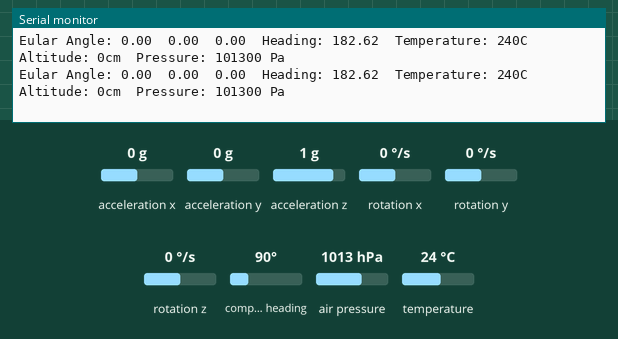
The sketch below on a simulated Arduino Uno, built with avr-gcc and run on an emulated ATmega328P. On the bench: the last lines printed to the serial monitor. Wiring (inferred from the names in the program): HMC5883L compass at I2C address 0x1E; ADXL345 accelerometer at I2C address 0x53; ITG-3200 gyroscope at I2C address 0x68; BMP180 pressure sensor at I2C address 0x77. The test bench sets the inputs (shaded band); at power-on: rotation x 0 °/s, acceleration x 0 g, acceleration y 0 g, acceleration z 1 g, rotation y 0 °/s, rotation z 0 °/s, compass heading 90°, air pressure 1013 hPa, temperature 24 °C.

Above: at 9.1 s.
9.2 s: rotation x set to -192 °/s
At 9.58 s:
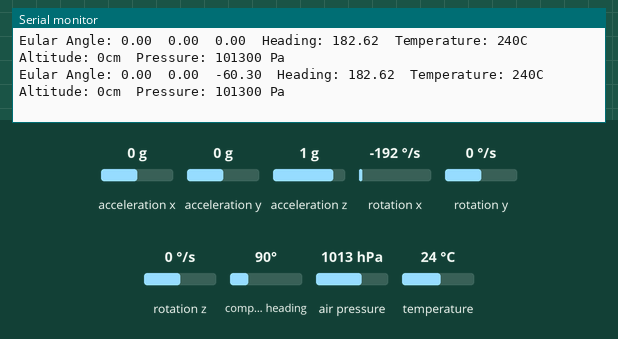
10.7 s: acceleration x set to -1.4 g
At 10.96 s:
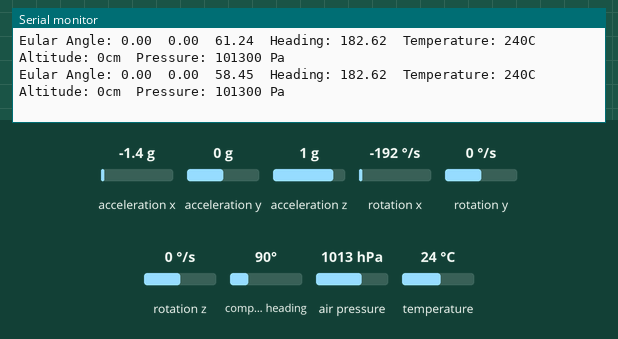
12.2 s: acceleration y set to -1.4 g
At 12.35 s:
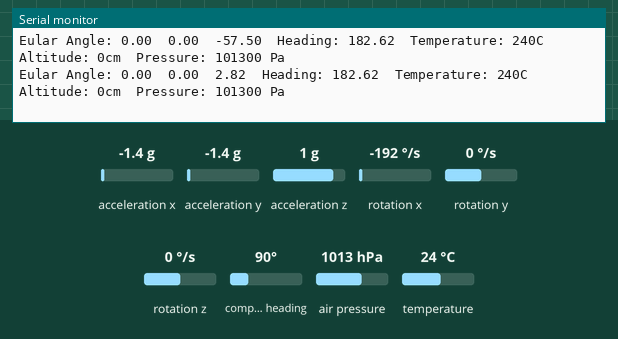
13.7 s: acceleration z set to -1.4 g
At 13.74 s:
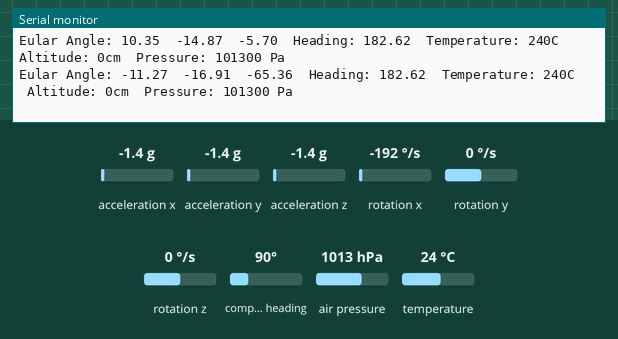
15.2 s: rotation y set to -192 °/s
At 15.48 s:
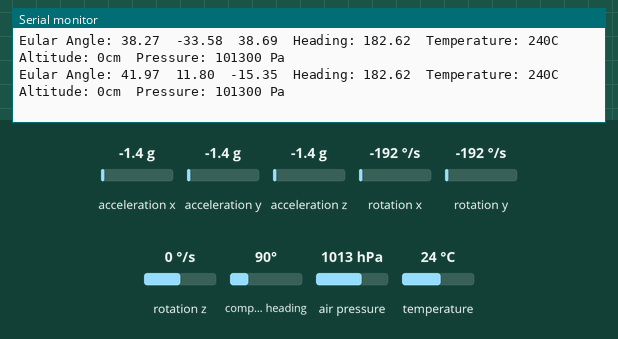
Timing chart, 0 to 17.7 s (numbered marks = the images above; inputs shaded):
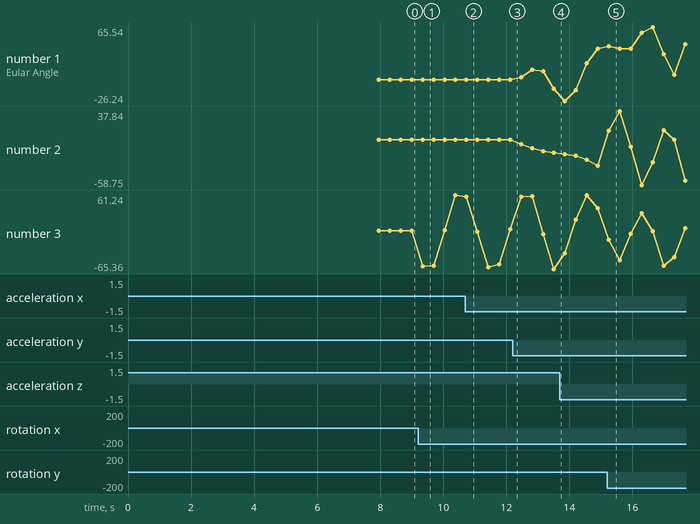

The sketch:

IMUSample.ino
```cpp
//The 10 Dof sample sketch for reading the BMP085 and IMUs raw data

#include <Wire.h>

#define DEBUG
#ifdef DEBUG
#include "DebugUtils.h"
#endif

#include "CommunicationUtils.h"

#include <FreeSixIMU.h>
#include <FIMU_ADXL345.h>
#include <FIMU_ITG3200.h>
#include <HMC5883L.h>
#include <BMP085.h>

float angles[3]; // yaw pitch roll
float q[4]; // quaternion
int values[6]; //raw values
float heading;
BMP085 dps = BMP085();
long Temperature = 0, Pressure = 0, Altitude = 0;

// Set the FreeSixIMU object
FreeSixIMU sixDOF = FreeSixIMU();

HMC5883L compass;
// Record any errors that may occur in the compass.
int error = 0;

void setup(){

  Serial.begin(115200);
  Wire.begin();
  delay(1000);
  dps.init();
  dps.dumpCalData();
  delay(5000);

  delay(5);
  sixDOF.init(); //init the Acc and Gyro
  delay(5);
  compass = HMC5883L(); // init HMC5883

  error = compass.SetScale(1.3); // Set the scale of the compass.
  error = compass.SetMeasurementMode(Measurement_Continuous); // Set the measurement mode to Continuous
  if(error != 0) // If there is an error, print it out.
    Serial.println(compass.GetErrorText(error));
}

void loop(){
  dps.getTemperature(&Temperature);
  dps.getPressure(&Pressure);
  dps.getAltitude(&Altitude);

  sixDOF.getYawPitchRoll(angles);

  getHeading();
  PrintData();

  delay(300);
}

void getHeading(){
  // Retrive the raw values from the compass (not scaled).
  MagnetometerRaw raw = compass.ReadRawAxis();
  // Retrived the scaled values from the compass (scaled to the configured scale).
  MagnetometerScaled scaled = compass.ReadScaledAxis();

  // Values are accessed like so:
  int MilliGauss_OnThe_XAxis = scaled.XAxis;// (or YAxis, or ZAxis)

  // Calculate heading when the magnetometer is level, then correct for signs of axis.
  heading = atan2(scaled.YAxis, scaled.XAxis);

  float declinationAngle = 0.0457;
  heading += declinationAngle;

  // Correct for when signs are reversed.
  if(heading < 0)
    heading += 2*PI;

  // Check for wrap due to addition of declination.
  if(heading > 2*PI)
    heading -= 2*PI;

  // Convert radians to degrees for readability.
  heading = heading * 180/M_PI;
}

void PrintData(){
  Serial.print("Eular Angle: ");
  Serial.print(angles[0]);
  Serial.print("  ");
  Serial.print(angles[1]);
  Serial.print("  ");
  Serial.print(angles[2]);
  Serial.print("  ");
  Serial.print("Heading: ");
  Serial.print(heading);
  Serial.print("  ");
  Serial.print("Temperature: ");
  Serial.print(Temperature);
  Serial.print("C");
  Serial.print("  ");
  Serial.print("Altitude: ");
  Serial.print(Altitude);
  Serial.print("cm");
  Serial.print("  ");
  Serial.print("Pressure: ");
  Serial.print(Pressure);
  Serial.println(" Pa");
}
```

Measured:
- after the input at 9.2 s, the serial monitor: prints a new line after 0.15 s (image 1)
- after the input at 15.2 s, the serial monitor: prints a new line after 0.05 s (image 5)
- plotted number 1: 0 → -11.27 after the input at 12.2 s, -11.27 → 38.27 after the input at 13.7 s, 38.27 → 44.01 after the input at 15.2 s
- plotted number 2: 0 → -16.91 after the input at 12.2 s, -16.91 → -33.58 after the input at 13.7 s, -33.58 → -53.38 after the input at 15.2 s
- plotted number 3: 0 → 61.24 after the input at 9.2 s, 2.82 → -65.36 after the input at 12.2 s, -65.36 → 38.69 after the input at 13.7 s, 38.69 → 4.58 after the input at 15.2 s
